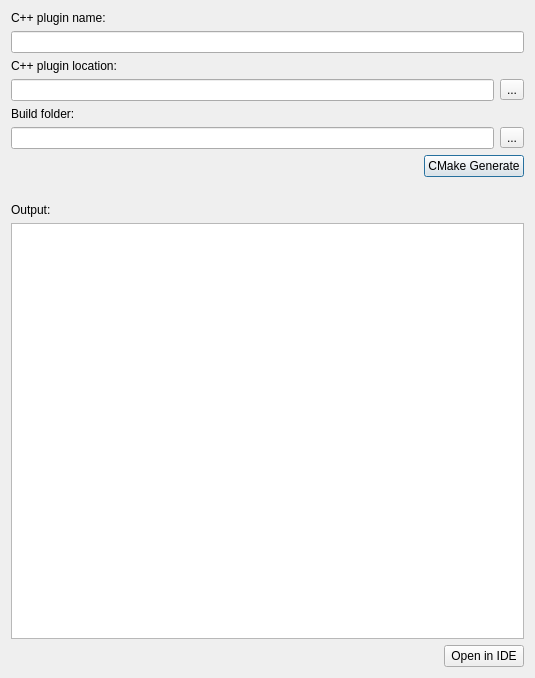
<?xml version="1.0" encoding="UTF-8"?>
<ui version="4.0">
 <class>ezQtCppProjectDlg</class>
 <widget class="QDialog" name="ezQtCppProjectDlg">
  <property name="geometry">
   <rect>
    <x>0</x>
    <y>0</y>
    <width>535</width>
    <height>678</height>
   </rect>
  </property>
  <property name="windowTitle">
   <string>Setup C++ Plugin</string>
  </property>
  <property name="windowIcon">
   <iconset resource="../QtResources/resources.qrc">
    <normaloff>:/EditorFramework/Icons/VisualStudio.svg</normaloff>:/EditorFramework/Icons/VisualStudio.svg</iconset>
  </property>
  <layout class="QVBoxLayout" name="verticalLayout">
   <item>
    <widget class="QLabel" name="label_4">
     <property name="text">
      <string>C++ plugin name:</string>
     </property>
    </widget>
   </item>
   <item>
    <widget class="QLineEdit" name="PluginName">
     <property name="readOnly">
      <bool>false</bool>
     </property>
    </widget>
   </item>
   <item>
    <widget class="QLabel" name="label">
     <property name="text">
      <string>C++ plugin location:</string>
     </property>
    </widget>
   </item>
   <item>
    <layout class="QHBoxLayout" name="horizontalLayout_3">
     <item>
      <widget class="QLineEdit" name="PluginLocation">
       <property name="readOnly">
        <bool>true</bool>
       </property>
      </widget>
     </item>
     <item>
      <widget class="QToolButton" name="OpenPluginLocation">
       <property name="toolTip">
        <string>Open folder in explorer.</string>
       </property>
       <property name="text">
        <string>...</string>
       </property>
       <property name="icon">
        <iconset resource="../../../Tools/Libs/GuiFoundation/QtResources/resources.qrc">
         <normaloff>:/GuiFoundation/Icons/OpenFolder.svg</normaloff>:/GuiFoundation/Icons/OpenFolder.svg</iconset>
       </property>
      </widget>
     </item>
    </layout>
   </item>
   <item>
    <widget class="QLabel" name="label_2">
     <property name="text">
      <string>Build folder:</string>
     </property>
    </widget>
   </item>
   <item>
    <layout class="QHBoxLayout" name="horizontalLayout_4">
     <item>
      <widget class="QLineEdit" name="BuildFolder">
       <property name="readOnly">
        <bool>true</bool>
       </property>
      </widget>
     </item>
     <item>
      <widget class="QToolButton" name="OpenBuildFolder">
       <property name="toolTip">
        <string>Open folder in explorer.</string>
       </property>
       <property name="text">
        <string>...</string>
       </property>
       <property name="icon">
        <iconset resource="../../../Tools/Libs/GuiFoundation/QtResources/resources.qrc">
         <normaloff>:/GuiFoundation/Icons/OpenFolder.svg</normaloff>:/GuiFoundation/Icons/OpenFolder.svg</iconset>
       </property>
      </widget>
     </item>
    </layout>
   </item>
   <item>
    <layout class="QHBoxLayout" name="horizontalLayout">
     <item>
      <spacer name="horizontalSpacer_3">
       <property name="orientation">
        <enum>Qt::Horizontal</enum>
       </property>
       <property name="sizeHint" stdset="0">
        <size>
         <width>40</width>
         <height>20</height>
        </size>
       </property>
      </spacer>
     </item>
     <item>
      <widget class="QPushButton" name="GenerateSolution">
       <property name="text">
        <string>CMake Generate</string>
       </property>
      </widget>
     </item>
    </layout>
   </item>
   <item>
    <layout class="QHBoxLayout" name="horizontalLayout_2">
     <item>
      <widget class="QLabel" name="ErrorText">
       <property name="text">
        <string/>
       </property>
       <property name="wordWrap">
        <bool>true</bool>
       </property>
      </widget>
     </item>
    </layout>
   </item>
   <item>
    <widget class="QLabel" name="label_3">
     <property name="text">
      <string>Output:</string>
     </property>
    </widget>
   </item>
   <item>
    <widget class="QTextEdit" name="OutputLog">
     <property name="undoRedoEnabled">
      <bool>false</bool>
     </property>
     <property name="lineWrapMode">
      <enum>QTextEdit::NoWrap</enum>
     </property>
     <property name="readOnly">
      <bool>true</bool>
     </property>
    </widget>
   </item>
   <item>
    <layout class="QHBoxLayout" name="horizontalLayout_5">
     <item>
      <spacer name="horizontalSpacer_4">
       <property name="orientation">
        <enum>Qt::Horizontal</enum>
       </property>
       <property name="sizeHint" stdset="0">
        <size>
         <width>40</width>
         <height>20</height>
        </size>
       </property>
      </spacer>
     </item>
     <item>
      <widget class="QPushButton" name="OpenSolution">
       <property name="text">
        <string>Open in IDE</string>
       </property>
      </widget>
     </item>
    </layout>
   </item>
  </layout>
 </widget>
 <resources>
  <include location="../../../Tools/Libs/GuiFoundation/QtResources/resources.qrc"/>
  <include location="../QtResources/resources.qrc"/>
 </resources>
 <connections/>
</ui>
